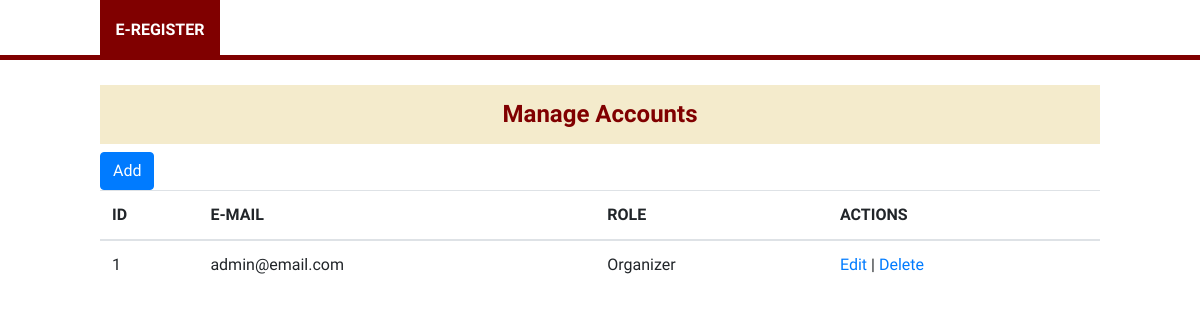
Page /accounts/manage/ on the earlier database version.
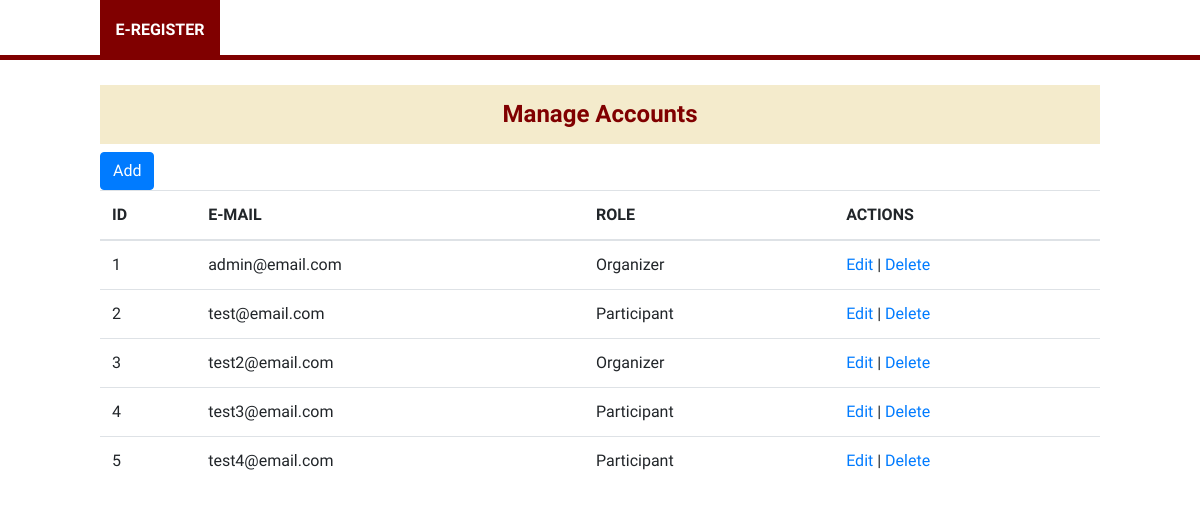
Same page on the later database version.
### accounts/models.py (models this page shows, shortened)
class User(AbstractBaseUser, PermissionsMixin):
    first_name = models.CharField(max_length=50)
    middle_name = models.CharField(max_length=50)
    last_name = models.CharField(max_length=50)
    email = models.EmailField(max_length=30, unique=True)
    contact_no = models.CharField(max_length=20, blank=True)
    role = models.ForeignKey(UserRole, on_delete=models.CASCADE, null=True, default=None, blank=True)
    qr_code = models.ImageField(upload_to='qr_code', null=True)
    qr_id = models.CharField(max_length=50)
    is_admin = models.BooleanField(default=False)
    is_staff = models.BooleanField(default=False)
    is_superuser = models.BooleanField(default=False)
    objects = UserManager()
    USERNAME_FIELD = 'email'
    REQUIRED_FIELDS = []

class UserRole(models.Model):
    name = models.CharField(max_length=100)
    date_created = models.DateTimeField(auto_now_add=True)
    def __str__(self):
        return self.name

### accounts/views.py (the view, shortened to what this page needs)
# urls.py: path('manage/', views.ManageAccounts.as_view(), name='accounts-manage'),
class ManageAccounts(View):
    name = 'accounts/manage.html'
    def get(self, request):
        users = User.objects.all()
        user_roles = UserRole.objects.all()
        context = {
            'users': users,
            'user_roles': user_roles,
        }
        return render(request, self.name, context)

### accounts/templates/accounts/manage.html (shortened to what this page needs)
{% extends 'events/base.html' %}
{% block content %}
<div class="wrapper">
    <h4 class="page-title">Manage Accounts</h4>
<div>
    <button type="button" class="btn btn-primary" data-toggle="modal" data-target="#add-modal">Add</button>
</div>
<table class="table">
    <thead>
        <tr>
            <th>ID</th>
            <th>E-MAIL</th>
            <th>ROLE</th>
            <th>ACTIONS</th>
        </tr>
    </thead>
    <tbody>
        {% for user in users %}
        <tr>
            <td>{{ user.pk }}</td>
            <td>{{ user.email }}</td>
            <td>{{ user.role }}</td>
            <td><a href="#">Edit</a> | <a href="#" onclick="deleteUser({{ user.pk }});">Delete</a></td>
        </tr>
        {% endfor %}
    </tbody>
</table>
</div>
{% endblock %}

### events/templates/events/base.html (shortened to what this page needs)
{% load static %}
<!DOCTYPE html>
<html lang="en">
<head>
    <link rel="stylesheet" href="{% static 'css/bootstrap/bootstrap.min.css' %}">
    <link rel="stylesheet" href="{% static 'css/fontawesome/fontawesome.min.css' %}">
    <link rel="stylesheet" href="{% static 'css/datatables/dataTables.bootstrap4.min.css' %}">
    <link rel="stylesheet" href="{% static 'css/sweetalert/sweetalert2.min.css' %}">
</head>
<body>
    <header>
        <div class="wrapper">
                <div id="header-left">
                    <a href="{% url 'events-home' %}">E-REGISTER</a>
                </div>
        </div>
    </header>
    <div id="main-container">
        {% block content %} {% endblock %}
    </div>
</body>
</html>

### events/templates/events/base.html (style rules this page uses)
body { font-family:'Mulish'; }
header { background-color: #fff;height:60px;border-bottom: 5px solid #800000; }
header #header-left a { color:white;display:block;font-weight:700; }
.wrapper { width:1000px; margin:auto;height:100%; }
#header-left { display:inline-block;height:100%;width: 120px;text-align: center;line-height: 60px;background: #800000; }
#main-container { padding:25px 0; }
.page-title { background: #D4AF3740;font-weight: 700;color: #800000;padding: 15px 10px;text-align: center; }

Differences in the rows shown:
added User: pk "2", email "test@email.com", role "Participant"
added User: pk "3", email "test2@email.com", role "Organizer"
added User: pk "4", email "test3@email.com", role "Participant"
added User: pk "5", email "test4@email.com", role "Participant"
